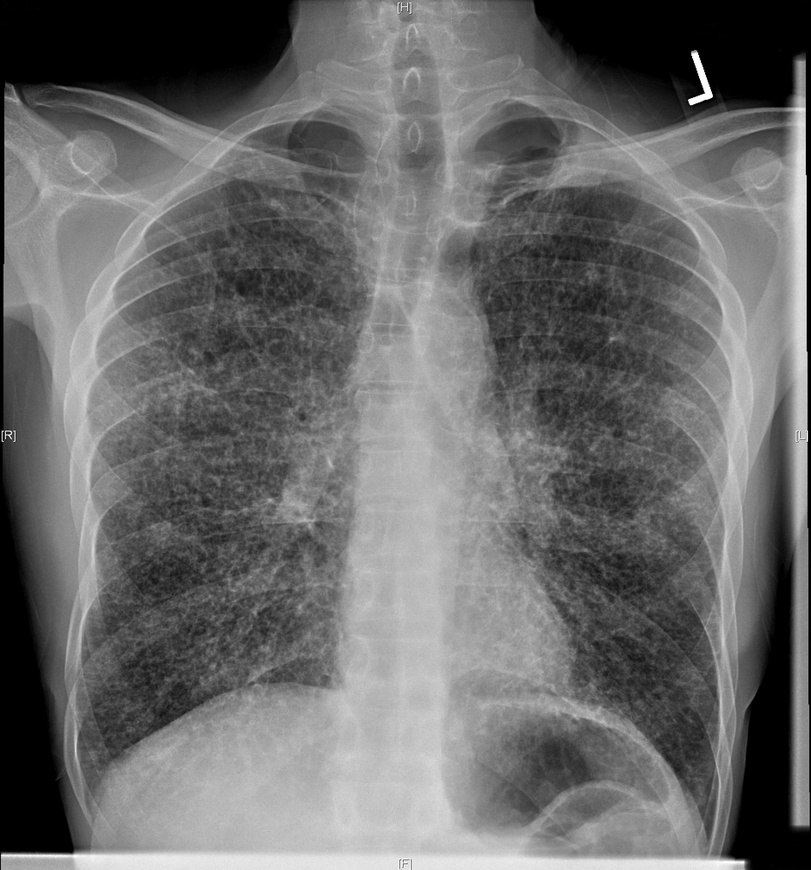
//> input picture 数字图像处理/image1-1.jpg, 811 x 870 px, shrunk from 1884 x 2022 before the run
$ ./直方图均衡_中值_均值   (built with g++ and OpenCV 4)
//> lines starting //> are read from the running program, lines starting //| are printed output that depends on the picture
#include<opencv2/opencv.hpp>
#include<iostream>
#include<stdio.h>


using namespace cv;
using namespace std;

Mat HistogramEqual(Mat Img);  //直方图均衡化
Mat ZhongZhi(Mat Img);        //中值滤波

Mat JunZhi(Mat Img);          //均值滤波
Mat LaShi(Mat Img);

void DrawHist(Mat Img);

double Mask(int x, int y, Mat Img);

int main(){
	Mat Img = imread("C:/Users/NH3/Desktop/数字图像处理/image1-1.jpg",1);
//> Img is the input picture: 870 rows x 811 cols, CV_8UC3; min 0, max 255, mean 106.3
	Mat Img2 = imread("C:/Users/NH3/Desktop/数字图像处理/image4.jpg",1);
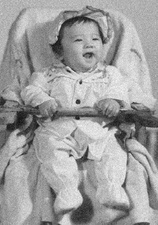
//> input picture 数字图像处理/image4.jpg, 158 x 225 px, shrunk from 366 x 523 before the run
//> Img2 is the input picture: 225 rows x 158 cols, CV_8UC3; min 16, max 245, mean 159.5
	Mat Img3 = imread("C:/Users/NH3/Desktop/数字图像处理/image2-2.gif", 1);
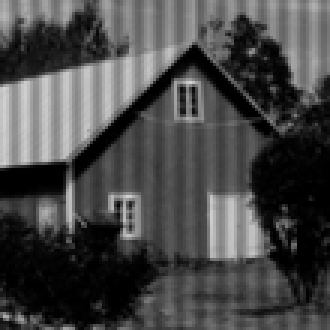
//> input picture 数字图像处理/image2-2.gif, 110 x 110 px, shrunk from 256 x 256 before the run (shown 3 times larger)
//> Img3 is the input picture: 110 rows x 110 cols, CV_8UC3; min 0, max 210, mean 71.8
	Mat test;
	Mat test1;

	Mat test_zhong = ZhongZhi(Img2);
	imshow("zhong", test_zhong);

	test = JunZhi(Img2);
	namedWindow("均值滤波", CV_WINDOW_AUTOSIZE);
	imshow("均值滤波", test);


	Mat Out;
	Mat Out_ = Img;
	cvtColor(Out_, Out_, CV_BGR2GRAY);
	Out = HistogramEqual(Img);
	equalizeHist(Out_, Out_);

	DrawHist(Out_);
	//equalizeHist(Out, Out);


	namedWindow("变化前",CV_WINDOW_NORMAL);
	namedWindow("变化后_OpenCV自带函数的直方图均衡", CV_WINDOW_NORMAL);
	namedWindow("变化后_我的直方图均衡", CV_WINDOW_NORMAL);
	imshow("变化前",Img);
	imshow("变化后_我的直方图均衡", Out);
	imshow("变化后_OpenCV自带函数的直方图均衡", Out_);

	waitKey(0);
	return 0;

	//cvEqualizeHist(Img, Out);
}


// [70 lines left out: functions HistogramEqual, JunZhi, not called in this run]

Mat ZhongZhi(Mat Img){
	Mat Img2_Border;
	cvtColor(Img, Img, CV_BGR2GRAY);
//> Img: 225 rows x 158 cols, CV_8UC1
	copyMakeBorder(Img, Img2_Border, 1, 1, 1, 1, BORDER_CONSTANT, cv::Scalar(0, 0, 0)); //对图像进行扩充，对图像边缘增加一圈灰度为0的像素点
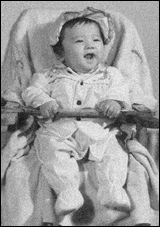
//> Img2_Border: 227 rows x 160 cols, CV_8UC1; min 0, max 245, mean 156.2
	int A[9];
	int temp = 0;
	//namedWindow("1");
	//imshow("1", Img2_Border);
//> (the run ends here: the program crashes, at `for (int i = 1; i < Img2_Border.rows - 1; i++)`)
